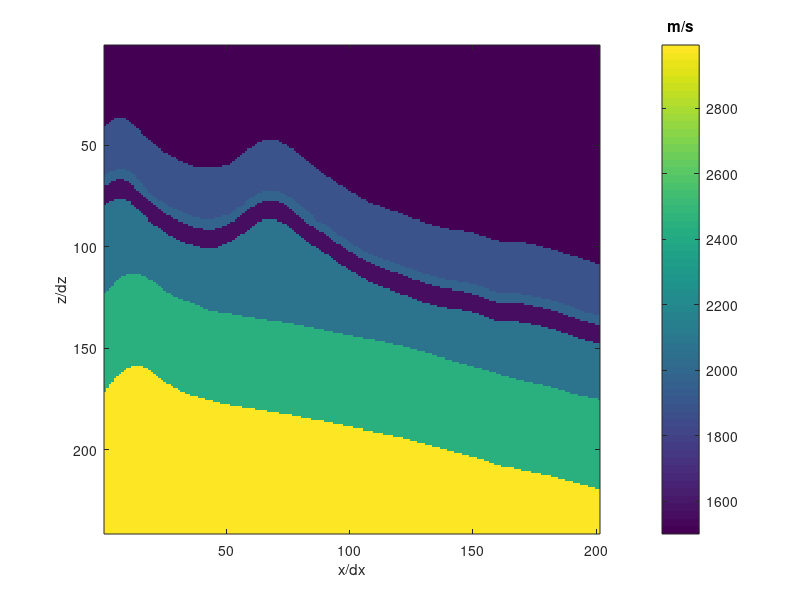
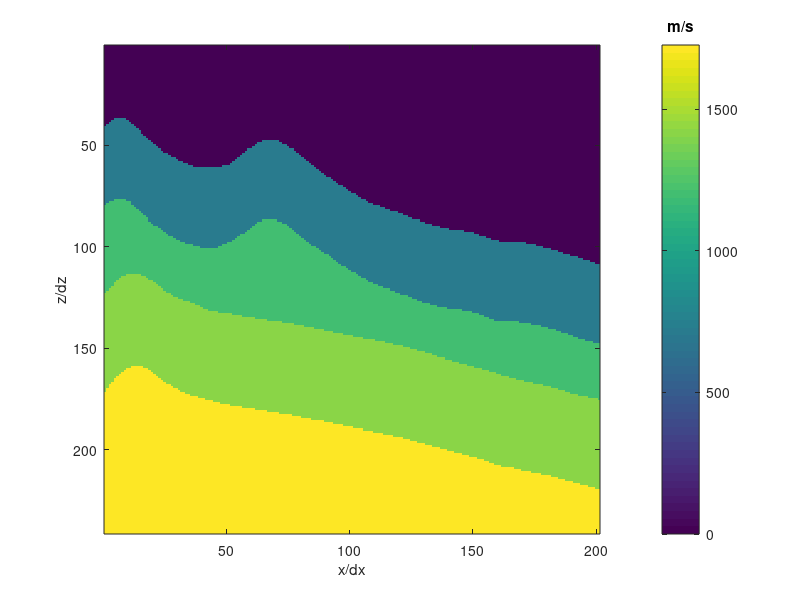

Reproduce these figures in MATLAB, in order.
clear;
clc
close all
load('model2_VP_201X241_5m.mat')
figure;imagesc(cc)
xlabel('x/dx')
ylabel('z/dz')
h = colorbar;
set(get(h,'title'),'string','m/s');

load('model2_VS_201X241_5m.mat')
figure;imagesc(cc)
xlabel('x/dx')
ylabel('z/dz')
h = colorbar;
set(get(h,'title'),'string','m/s');